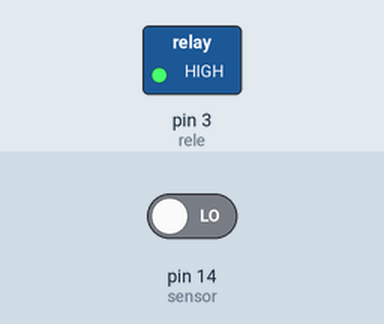
Simulated run of this sketch. Board: Arduino Uno, built with avr-gcc and run on an emulated ATmega328P. Parts: switched loads named in the sketch (green lamp = pin HIGH). The inputs (shaded band) are chosen by the test bench; at power-on: pin 14 (sensor) LOW.

Above: at 1.8 s.
1.9 s: pin 14 (sensor) driven HIGH
At 2.9 s:
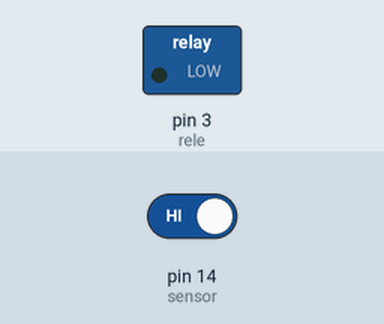
3.5 s: pin 14 (sensor) driven LOW
At 4.0 s:
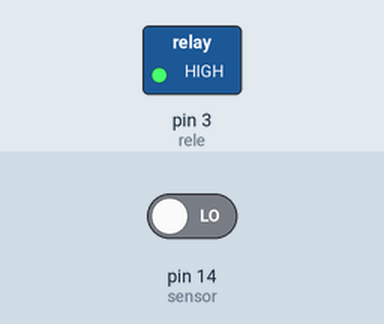
Timing chart, 0 to 6.5 s (numbered marks = the images above; inputs shaded):
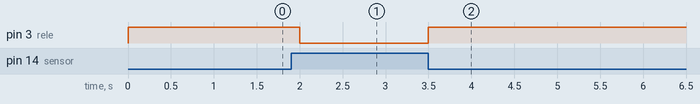

Measured:
- after the input at 1.9 s, pin 3 (rele): HIGH → LOW after 0.10 s
- after the input at 3.5 s, pin 3 (rele): LOW → HIGH at once

The sketch:

irrigacao_com_rele.ino
```cpp
#define rele 3
#define sensor 14

bool irrigar = false;
void setup()
{
  pinMode(rele, OUTPUT);
  pinMode(sensor, INPUT);

  digitalWrite( rele, HIGH);
}

void loop()
{
  irrigar = digitalRead(sensor);

  if(irrigar)
  {
    digitalWrite(rele, LOW);
  }
  else
  {
    digitalWrite(rele, HIGH);
  }

  delay(500);
}
```
